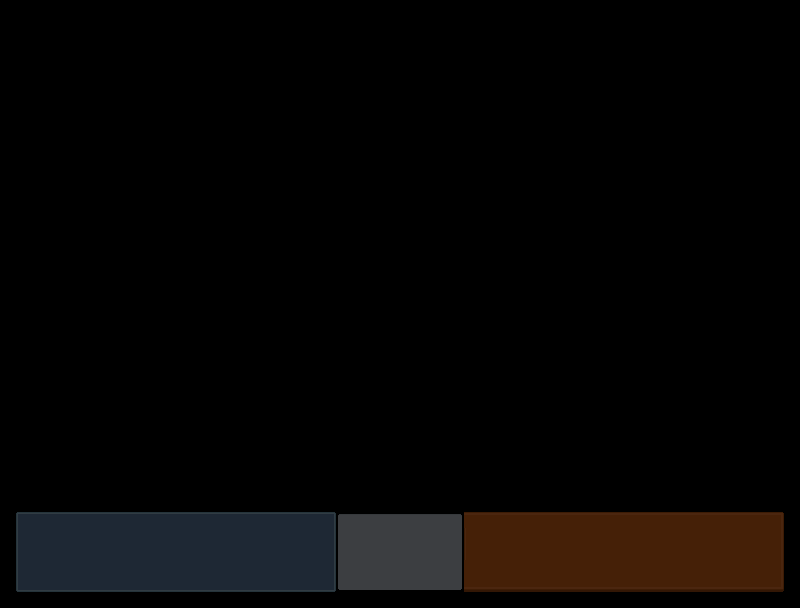

The image is a tile-based game level rendered from a .tmx file. Its description and source (layers, tilesets, objects; grid data summarised) follow:
An orthogonal 50x38 tile map with 16x16 px tiles, 2 tile layers (collisionLayer, backgroundLayer).

<map version="1.0" tiledversion="1.0.3" orientation="orthogonal" renderorder="right-down" width="50" height="38" tilewidth="16" tileheight="16" nextobjectid="1">
 <tileset firstgid="1" name="UIpackSheet_transparent" tilewidth="16" tileheight="16" spacing="2" tilecount="990" columns="30">
  <image source="tiles_spritesheet.png" trans="ff00ff" width="538" height="592" />
 </tileset>
 <layer name="collisionLayer" width="50" height="38" opacity="0.3">
  <data>[1900 cells, 240 non-empty, 25 distinct tile ids]</data>
 </layer>
 <layer name="backgroundLayer" width="50" height="38" opacity="0.5">
  <data>[1900 cells, 0 non-empty, 0 distinct tile ids]</data>
 </layer>
</map>
